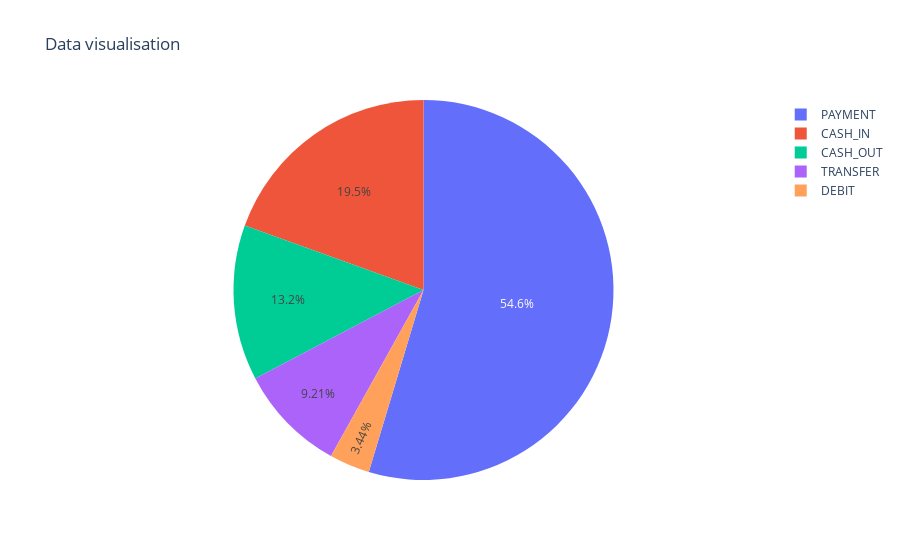

Notebook code for this chart:
### Code cell
import pandas as pd
import plotly.express as px
from sklearn.tree import DecisionTreeClassifier
from sklearn.model_selection import train_test_split
from sklearn.metrics import accuracy_score

df = pd.read_csv("PS_20174392719_1491204439457_log.csv", nrows=10000)

# Preparing the Data
X = pd.get_dummies(df.drop(columns=['isFraud']))
y = df['isFraud']

# Model
model = DecisionTreeClassifier()

# Data sharing to test and train parts
X_train, X_test, y_train, y_test = train_test_split(X, y, test_size=0.2)  # Corrected variable name

# Teach a model
model.fit(X_train, y_train)

# Predict a model
predictions = model.predict(X_test)

# Calculate accuracy
accuracy = accuracy_score(y_test, predictions)

#Data visualisation
figure = px.pie(df, names = 'type', title = "Data visualization")
figure.show()

print("Accuracy:", accuracy)

### Figure 1 — Plotly figure (JSON) as saved in the notebook; plotly's stock layout.template omitted (floating-point values rounded to 4 significant figures; data arrays with more than 128 entries replaced by an {"elided": "..."} marker saying what was removed)
{"data": [{"domain": {"x": [0, 1], "y": [0, 1]}, "hovertemplate": "type=%{label}<extra></extra>", "labels": {"elided": "10000 str values"}, "legendgroup": "", "name": "", "showlegend": true, "type": "pie"}], "layout": {"autosize": true, "legend": {"tracegroupgap": 0}, "title": {"text": "Data visualisation"}}}
